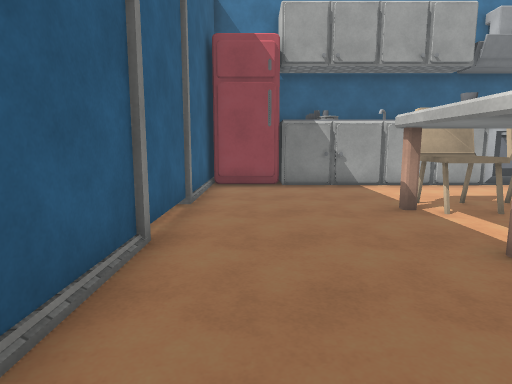
View 1 (above)

14 first-person views from a walk through a 3-D level made in the Unity game engine. The camera is 1.4 m above the floor, tilts 8° down and sees 75° across. The floor is counted in squares, 1 m on a side. Each view is taken from the middle of a square. On the plan, view 1 faces up. The plan holds only what a view shows up to about 15 squares ahead; the rest is blank. The place goes on beyond the plan. The player character is not drawn. Surface patterns are stand-ins for the level's own textures.

View 2
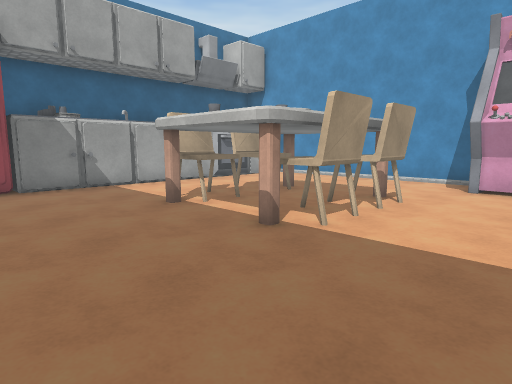

View 3
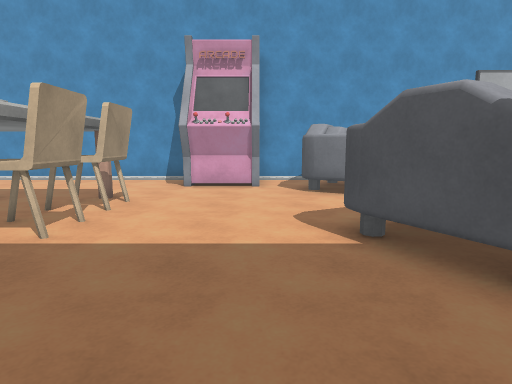

View 4
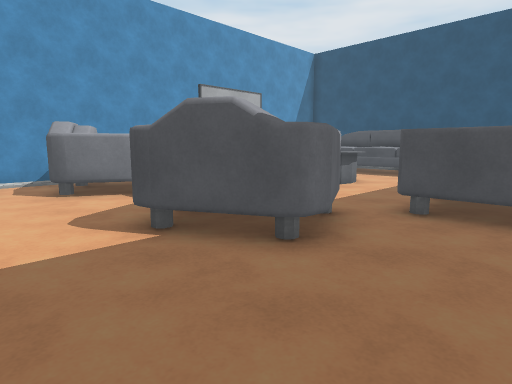

View 5
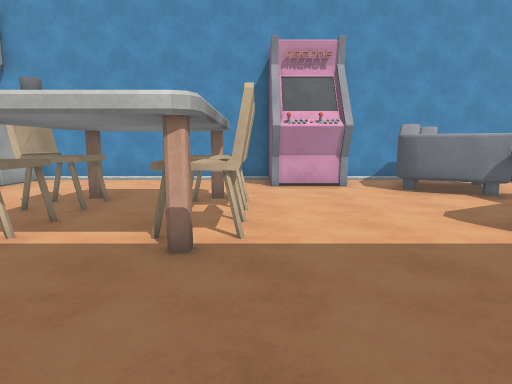

View 6
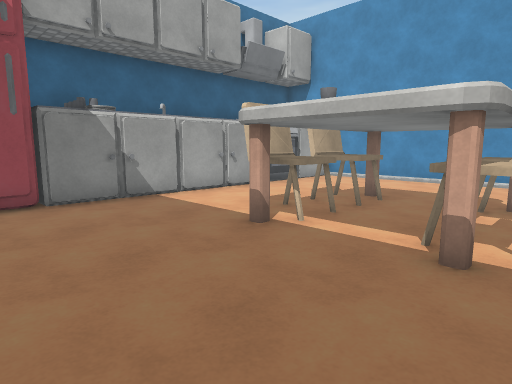

View 7
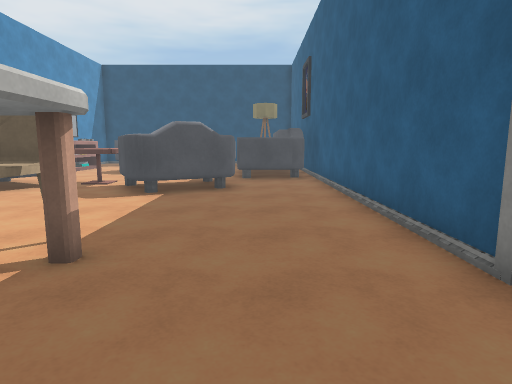

View 8
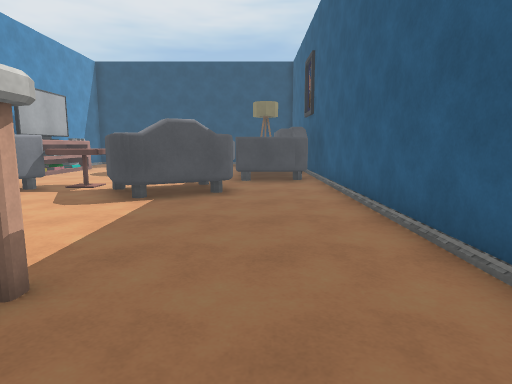

View 9
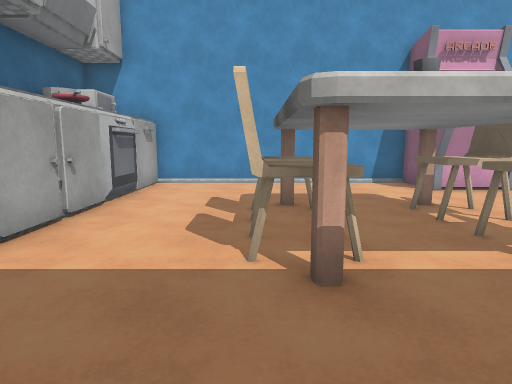

View 10
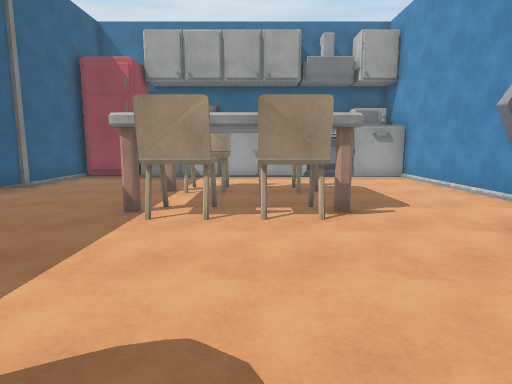

View 11
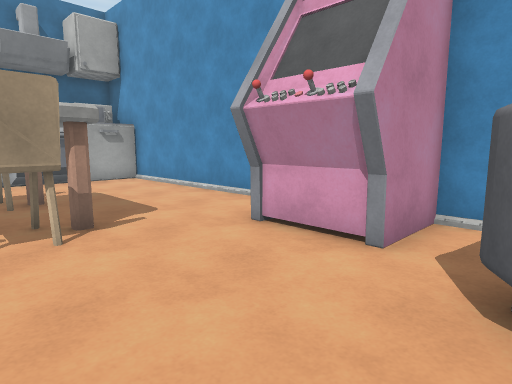

View 12
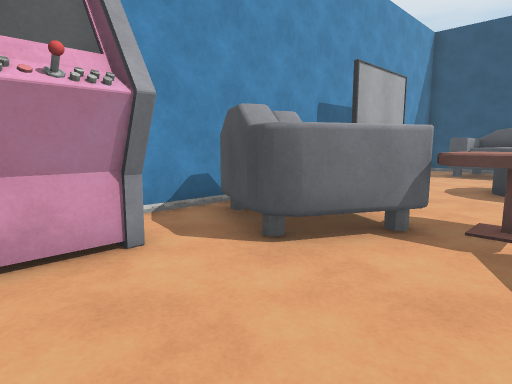

View 13
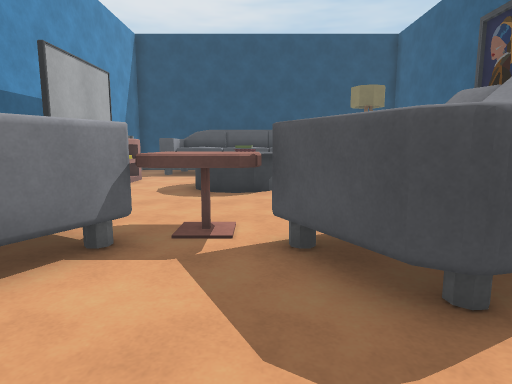

View 14
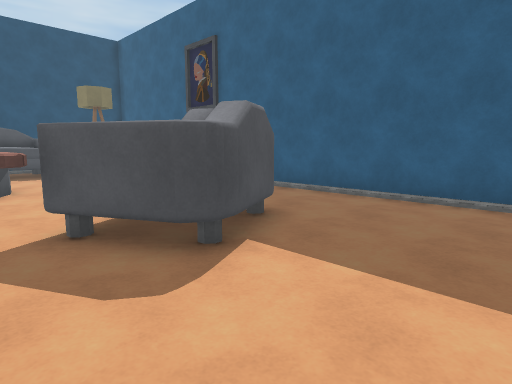

### Floor plan
Key: @ floor where view 1 was taken; # wall or solid block; . floor; ^ raised ledge; C chair; T table; A armchair.
Columns run from 2 left of view 1 to 13 right of it. Each row starts with its distance up from view 1.
 12 ################
 11 #..............#
 10 #..............#
  9 #..............#
  8 #.....CCCC.....#
  7 #.....####T....#
  6 #..............#
  5 #..............#
  4 #.....C###T....#
  3 #.....CCCC.....#
  2 #...........####
  1 #...........##
  0 #.@.........####
 -1 #..............#
 -2 #....AAA...AAA.#
 -3 #...AAAA..AAAA #
 -4 #...A  AA^A
 -5 #....A .^^.. A
 -6 #^^^^. .......
 -7 ##^ ^........
 -8 #   ^

Positions as (right, up) in squares from view 1, and headings:
1: (0, 0), facing up
2: (-1, 0), facing up-right
3: (-1, 0), facing right
4: (-1, 1), facing down-right
5: (-1, 3), facing right
6: (-1, 3), facing up-right
7: (1, 8), facing down
8: (1, 7), facing down
9: (0, 8), facing right
10: (6, -3), facing up
11: (6, -2), facing up-right
12: (6, 2), facing down-right
13: (6, 1), facing down
14: (7, 2), facing down-left
